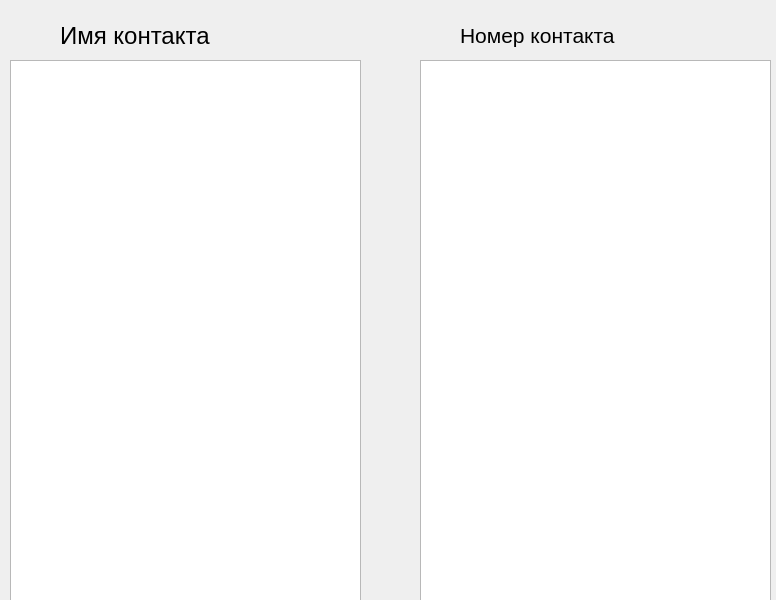
<?xml version="1.0" encoding="UTF-8"?>
<ui version="4.0">
 <class>MainWindow</class>
 <widget class="QMainWindow" name="MainWindow">
  <property name="geometry">
   <rect>
    <x>0</x>
    <y>0</y>
    <width>776</width>
    <height>600</height>
   </rect>
  </property>
  <property name="windowTitle">
   <string>MainWindow</string>
  </property>
  <widget class="QWidget" name="centralwidget">
   <widget class="QListWidget" name="listWidget_2">
    <property name="geometry">
     <rect>
      <x>420</x>
      <y>60</y>
      <width>351</width>
      <height>541</height>
     </rect>
    </property>
    <property name="font">
     <font>
      <pointsize>14</pointsize>
     </font>
    </property>
   </widget>
   <widget class="QListWidget" name="listWidget_3">
    <property name="geometry">
     <rect>
      <x>10</x>
      <y>60</y>
      <width>351</width>
      <height>541</height>
     </rect>
    </property>
    <property name="font">
     <font>
      <pointsize>14</pointsize>
     </font>
    </property>
   </widget>
   <widget class="QLabel" name="label">
    <property name="geometry">
     <rect>
      <x>60</x>
      <y>20</y>
      <width>201</width>
      <height>31</height>
     </rect>
    </property>
    <property name="font">
     <font>
      <pointsize>18</pointsize>
     </font>
    </property>
    <property name="text">
     <string>Имя контакта</string>
    </property>
   </widget>
   <widget class="QLabel" name="label_2">
    <property name="geometry">
     <rect>
      <x>460</x>
      <y>20</y>
      <width>211</width>
      <height>31</height>
     </rect>
    </property>
    <property name="font">
     <font>
      <pointsize>16</pointsize>
     </font>
    </property>
    <property name="text">
     <string>Номер контакта</string>
    </property>
   </widget>
  </widget>
 </widget>
 <resources/>
 <connections/>
</ui>
